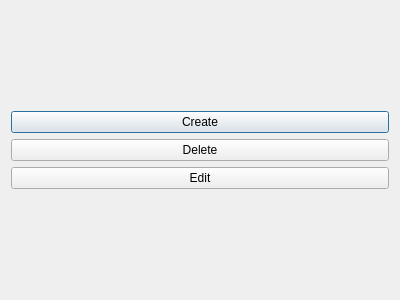
<?xml version="1.0" encoding="UTF-8"?>
<ui version="4.0">
 <class>PlaylistChoiceWindow</class>
 <widget class="QDialog" name="PlaylistChoiceWindow">
  <property name="geometry">
   <rect>
    <x>0</x>
    <y>0</y>
    <width>400</width>
    <height>300</height>
   </rect>
  </property>
  <property name="windowTitle">
   <string>Dialog</string>
  </property>
  <layout class="QGridLayout" name="gridLayout">
   <item row="0" column="0">
    <layout class="QVBoxLayout" name="verticalLayout">
     <item>
      <widget class="QPushButton" name="pushButton_create">
       <property name="text">
        <string>Create</string>
       </property>
      </widget>
     </item>
     <item>
      <widget class="QPushButton" name="pushButton_delete">
       <property name="text">
        <string>Delete</string>
       </property>
      </widget>
     </item>
     <item>
      <widget class="QPushButton" name="pushButton_edite">
       <property name="text">
        <string>Edit</string>
       </property>
      </widget>
     </item>
    </layout>
   </item>
  </layout>
 </widget>
 <resources/>
 <connections/>
</ui>
